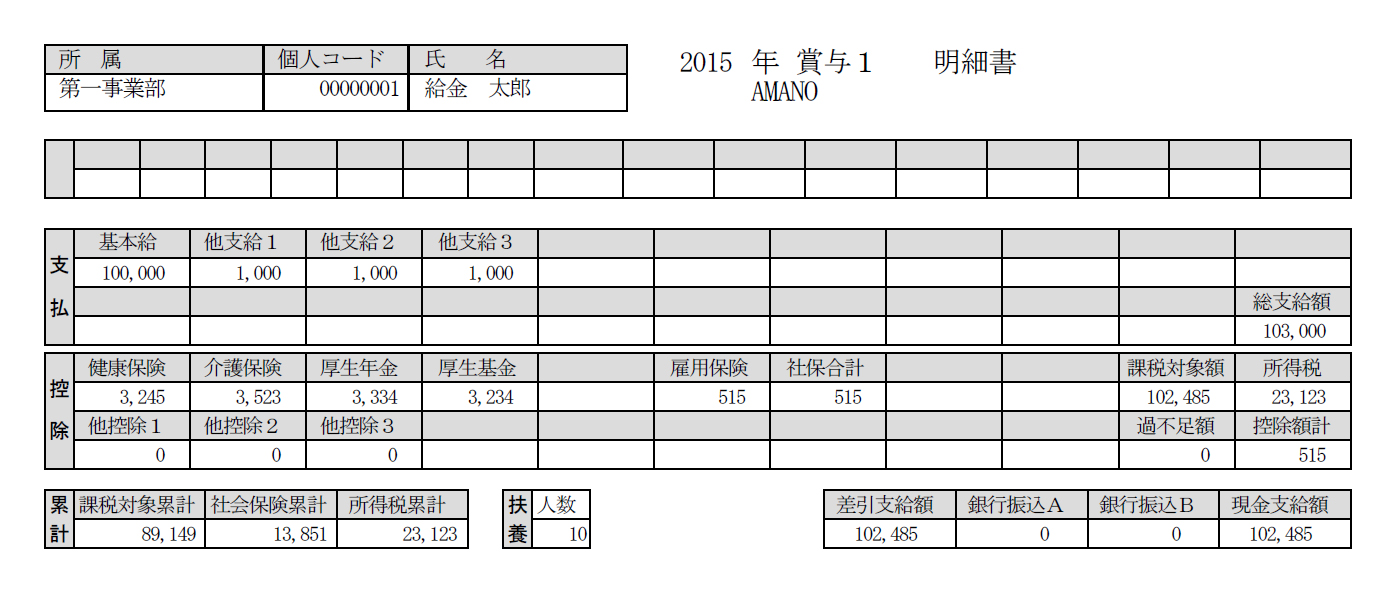
#> input picture sample_img/sample8.jpg, 1391 x 591 px, given in place of test.jpg, which was not available
$ python Contour.py
#> lines starting #> are read from the running program, lines starting #| are printed output that depends on the picture; after the words box and inside, x2 and y2 are one past the last pixel; in counts of white or black regions, pixels touching at a corner belong together; pictures that were not available may be replaced by others from this repository, and a replacement may not be noted
import numpy as np
import cv2
from matplotlib import pyplot as plt

# path = input("sample_imgに入っている画像の名前: ")
Path = "../sample_img/test.jpg"
img = cv2.imread(Path)
#> img is the input picture: shape (591, 1391, 3); mean B, G, R 224.7, 224.6, 224.6

gray = cv2.cvtColor(img, cv2.COLOR_RGB2GRAY)

(thresh, im_bw) = cv2.threshold(gray, 128, 255, cv2.THRESH_BINARY | cv2.THRESH_OTSU)
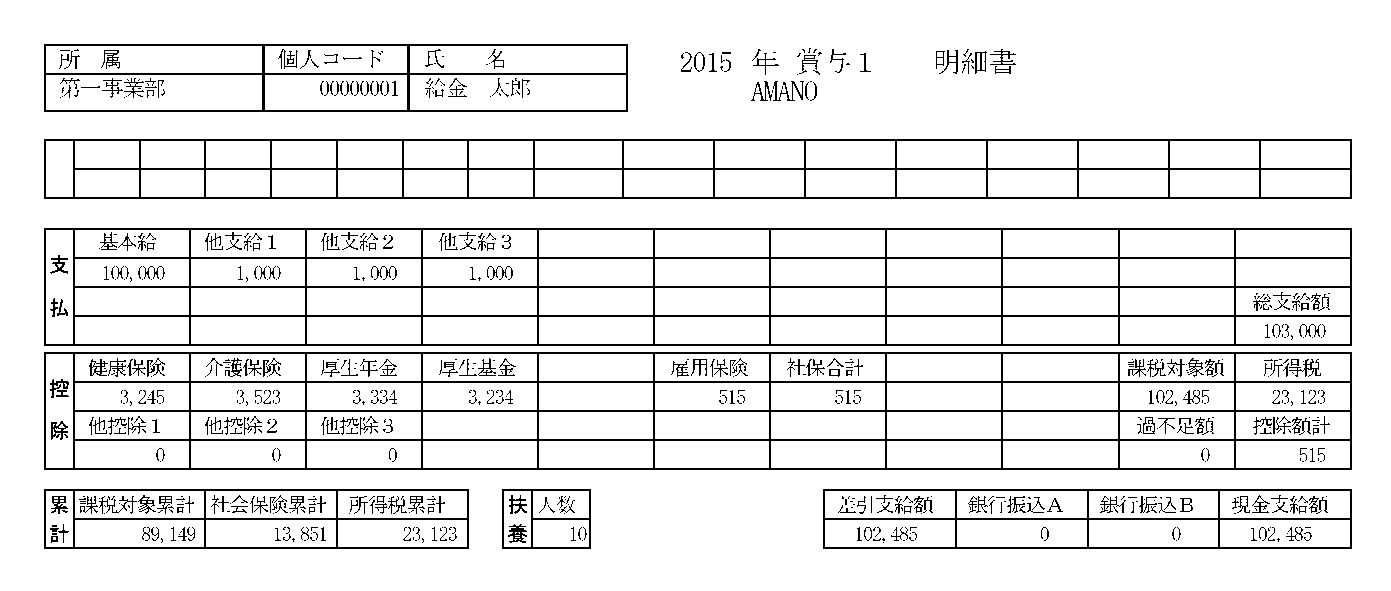
#> im_bw: shape (591, 1391); 91.5% white; black in thin lines or dots, all inside (x1, y1, x2, y2) = (44, 44, 1352, 549)
#> thresh = 130
thresh = 127
im_bw = cv2.threshold(gray, thresh, 255, cv2.THRESH_BINARY)[1]
ksize = 51
blur = cv2.blur(gray, (ksize, ksize))
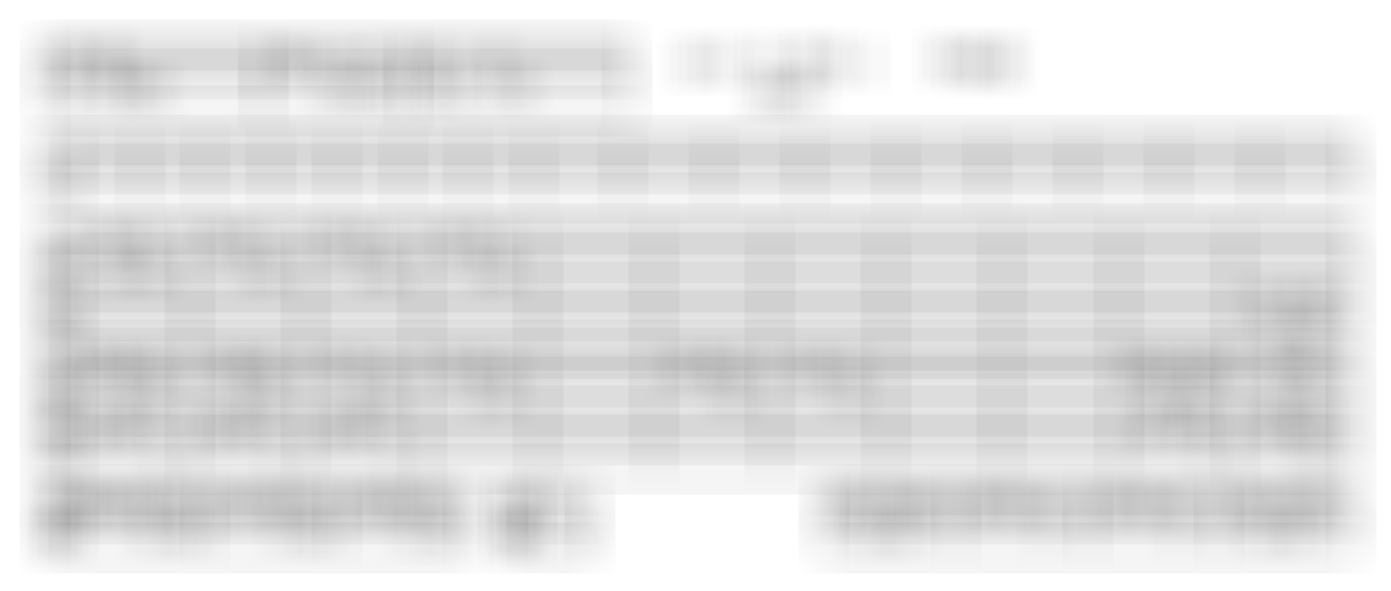
#> blur: shape (591, 1391); min 168, max 255, mean 224.6
rij = gray/blur
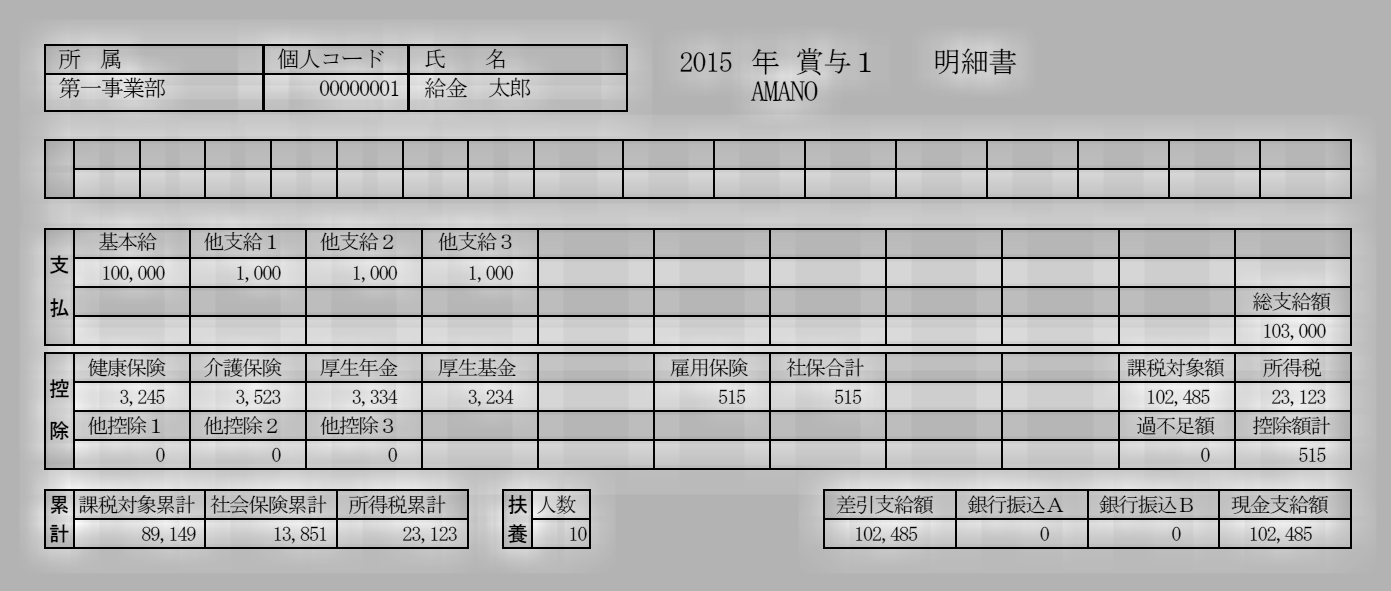
#> rij: shape (591, 1391) float64; min 0, max 1.42, mean 1; drawn with min black and max white
index_1 = np.where(rij >= 0.98)
#> index_1 = 730812 positions, rows 0 to 590, columns 0 to 1390
index_0 = np.where(rij < 0.98)
#> index_0 = 91269 positions, rows 44 to 548, columns 44 to 1351
rij[index_0] = 0
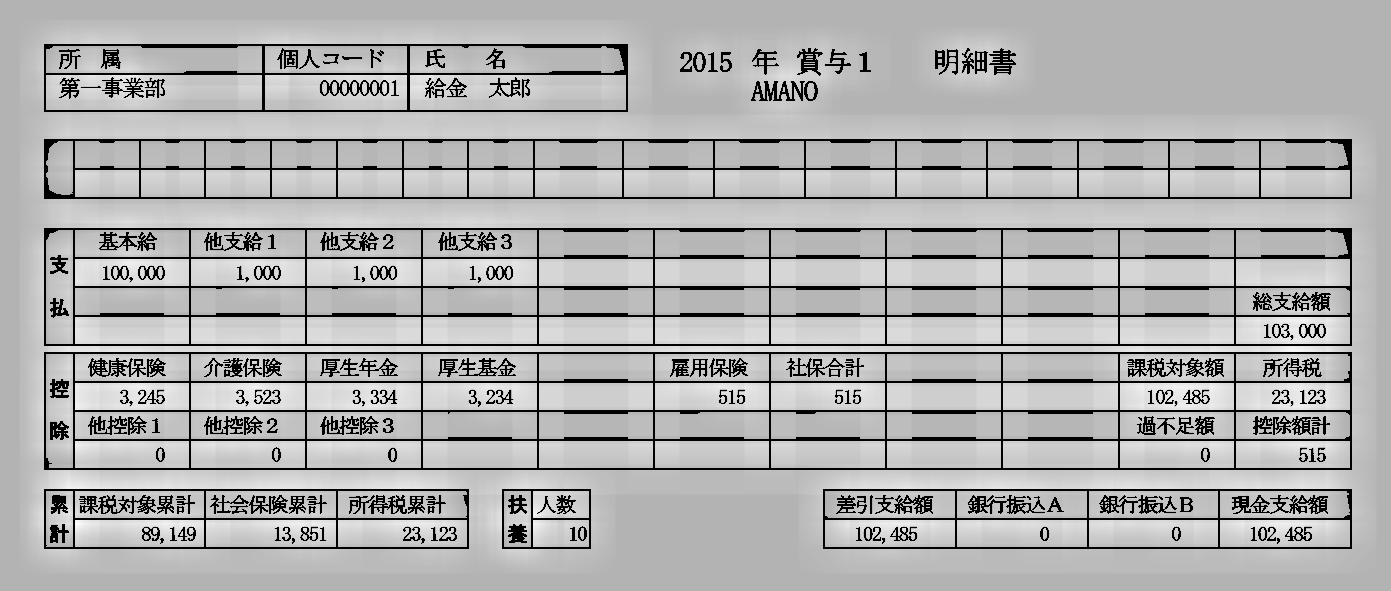
#> rij: shape (591, 1391) float64; 5.02% of pixels changed, all inside (x1, y1, x2, y2) = (44, 44, 1352, 549); drawn with min black and max white
rij[index_1] = 1
RIJ = rij*255
cv2.imwrite("rij_image.png", RIJ)

delshadow = cv2.imread("rij_image.png")
result = cv2.Canny(delshadow,80,90)
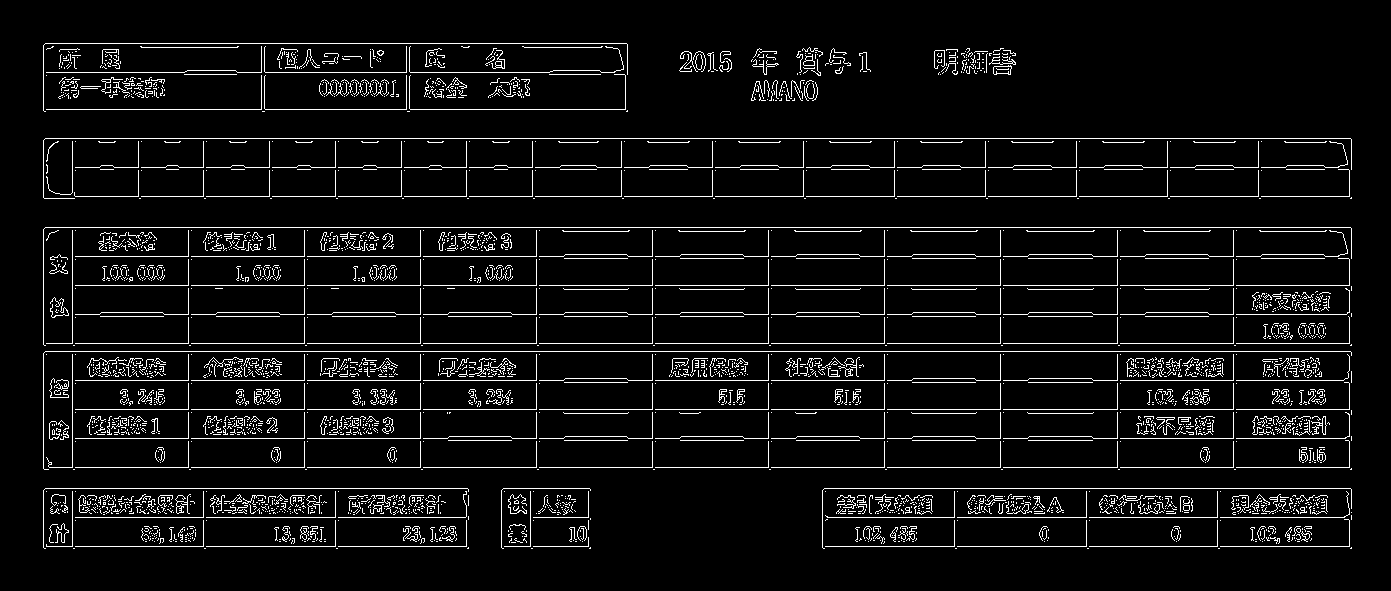
#> result: shape (591, 1391); 6.1% white in thin lines or dots, all inside (x1, y1, x2, y2) = (43, 43, 1352, 549)
cv2.imwrite("result.jpg", result)

$ run again, on sample_img/sample9.jpg
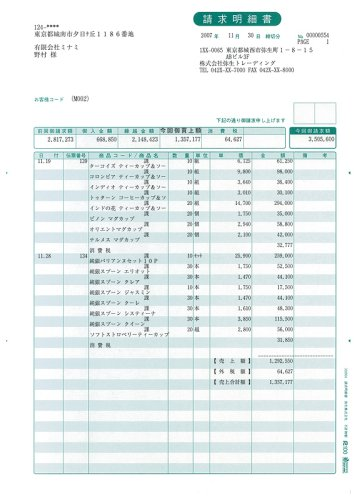
#> input picture sample_img/sample9.jpg, 357 x 500 px, given in place of test.jpg, which was not available
#> img is the input picture: shape (500, 357, 3); mean B, G, R 240.5, 240.3, 233.3
#> `(thresh, im_bw) = cv2.threshold(gray, 128, 255, cv2.THRESH_BINARY | cv..`:
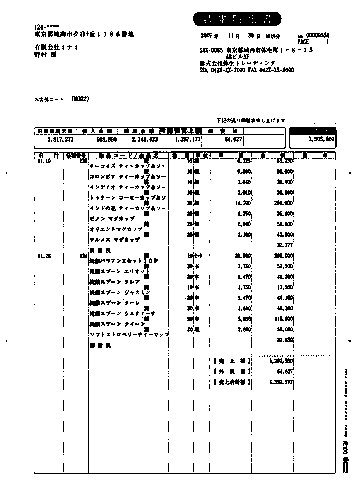
#> im_bw: shape (500, 357); 92.6% white; black in thin lines or dots, all inside (x1, y1, x2, y2) = (6, 12, 351, 474)
#> thresh = 207
#> index_1 = 134415 positions, rows 0 to 499, columns 0 to 356
#> index_0 = 44085 positions, rows 12 to 493, columns 0 to 350
#> RIJ: shape (500, 357) float64; 75.3% white; 755 black regions (648 under 20 px), largest, box (x1, y1, x2, y2) and area: (33, 151, 337, 475) 31772, (33, 126, 286, 149) 2133, (193, 12, 282, 26) 1181
#> `result = cv2.Canny(delshadow,80,90)`:
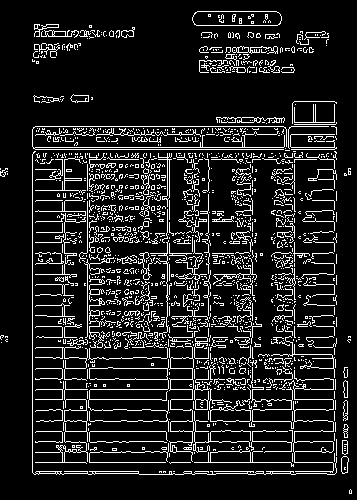
#> result: shape (500, 357); 12.4% white in thin lines or dots

$ run again, on sample_img/sample11.png
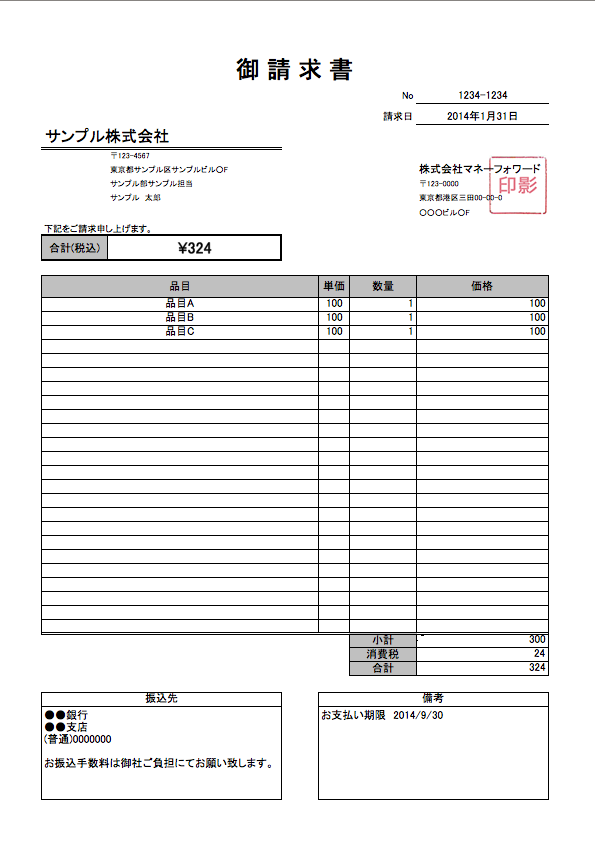
#> input picture sample_img/sample11.png, 595 x 843 px, given in place of test.jpg, which was not available
#> img is the input picture: shape (843, 595, 3); mean B, G, R 239.4, 239.3, 239.5
#> `(thresh, im_bw) = cv2.threshold(gray, 128, 255, cv2.THRESH_BINARY | cv..`:
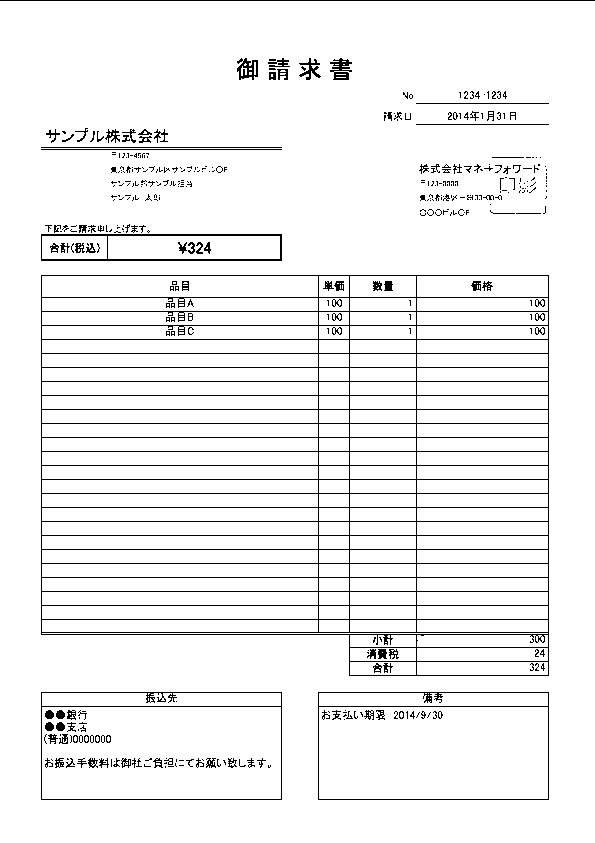
#> im_bw: shape (843, 595); 94.5% white; black in thin lines or dots
#> thresh = 134
#> index_1 = 458410 positions, rows 1 to 842, columns 0 to 594
#> index_0 = 43175 positions, rows 0 to 799, columns 0 to 594
#> RIJ: shape (843, 595) float64; 91.4% white; 193 black regions (51 under 20 px), largest, box (x1, y1, x2, y2) and area: (41, 275, 549, 676) 27387, (41, 234, 282, 261) 1798, (41, 692, 282, 800) 1144
#> `result = cv2.Canny(delshadow,80,90)`:
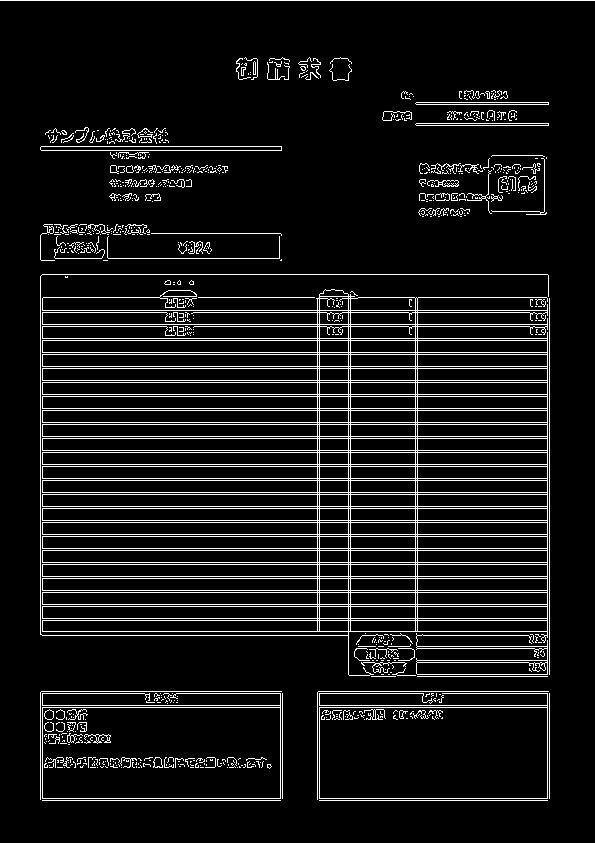
#> result: shape (843, 595); 8.4% white in thin lines or dots
